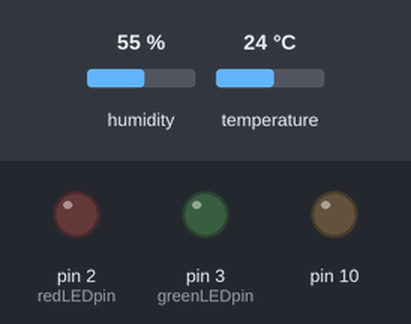
The sketch below on a simulated Arduino Uno, built with avr-gcc and run on an emulated ATmega328P. Shown: output pins drawn as LEDs (lit = HIGH). The test bench sets the inputs (shaded band); at power-on: humidity 55 %, temperature 24 °C. The local clock reads 2024-03-15 10:24:30 at power-on unless the sketch sets it; storage starts empty; what the sketch prints to the serial monitor is not drawn.

Above: at 5.0 s.
Timing chart, 0 to 13.0 s (numbered marks = the images above):
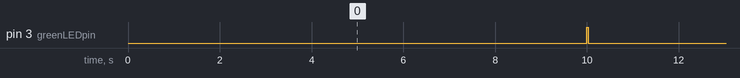

The sketch:

logger.ino
```cpp
//By Jeremy S. Cook
//Combination of code from Adafruit Light and Temp logger:
//https://github.com/adafruit/Light-and-Temp-logger
//RTClib example and DHT11 example found here:
//https://learn.adafruit.com/dht/overview

#include <SPI.h>
#include <SD.h>
#include <Wire.h>
#include "RTClib.h"
#include "SHT85.h"

#define SHT85_ADDRESS         0x44
SHT85 sht;

#define LOG_INTERVAL  10000 // mills between entries (reduce to take more/faster data)
#define SYNC_INTERVAL 10000 // mills between calls to flush() - to write data to the card
uint32_t syncTime = 0; // time of last sync()

#define ECHO_TO_SERIAL   1 // echo data to serial port
#define WAIT_TO_START    0 // Wait for serial input in setup()

// the digital pins that connect to the LEDs
#define redLEDpin 2
#define greenLEDpin 3

RTC_PCF8523 RTC; // define the Real Time Clock object

// for the data logging shield, we use digital pin 10 for the SD cs line
const int chipSelect = 10;

// the logging file
File logfile;

void error(char *str)
{
  Serial.print("error: ");
  Serial.println(str);

  // red LED indicates error
  digitalWrite(redLEDpin, HIGH);

  while(1);
}

void setup(void)
{
  Serial.begin(115200);
  Serial.println();

  // use debugging LEDs
  pinMode(redLEDpin, OUTPUT);
  pinMode(greenLEDpin, OUTPUT);

#if WAIT_TO_START
  Serial.println("Type any character to start");
  while (!Serial.available());
#endif //WAIT_TO_START

  // initialize the SD card
  Serial.print("Initializing SD card...");
  // make sure that the default chip select pin is set to
  // output, even if you don't use it:
  pinMode(10, OUTPUT);

  // see if the card is present and can be initialized:
  if (!SD.begin(chipSelect)) {
    error("Card failed, or not present");
  }
  Serial.println("card initialized.");

  // create a new file
  char filename[] = "LOGGER00.CSV";
  for (uint8_t i = 0; i < 100; i++) {
    filename[6] = i/10 + '0';
    filename[7] = i%10 + '0';
    if (! SD.exists(filename)) {
      // only open a new file if it doesn't exist
      logfile = SD.open(filename, FILE_WRITE);
      break;  // leave the loop!
    }
  }

  if (! logfile) {
    error("couldnt create file");
  }

  Serial.print("Logging to: ");
  Serial.println(filename);

  // connect to RTC
  Wire.begin();
  if (!RTC.begin()) {
    logfile.println("RTC failed");
#if ECHO_TO_SERIAL
    Serial.println("RTC failed");
#endif  //ECHO_TO_SERIAL
  }

  sht.begin(SHT85_ADDRESS);
  Wire.setClock(100000);

  logfile.println("millis,stamp,datetime,temp,humidity");
#if ECHO_TO_SERIAL
  Serial.println("millis,stamp,datetime,temp,humidity");
#endif //ECHO_TO_SERIAL
}

void loop(void)
{
  DateTime now;

  sht.read();

  // delay for the amount of time we want between readings
  delay((LOG_INTERVAL -1) - (millis() % LOG_INTERVAL));

  digitalWrite(greenLEDpin, HIGH);

  // log milliseconds since starting
  uint32_t m = millis();
  logfile.print(m);           // milliseconds since start
  logfile.print(", ");
#if ECHO_TO_SERIAL
  Serial.print(m);         // milliseconds since start
  Serial.print(", ");
#endif

  // fetch the time
  now = RTC.now();
  // log time
  logfile.print(now.unixtime()); // seconds since 1/1/1970
  logfile.print(", ");
  logfile.print('"');
  logfile.print(now.year(), DEC);
  logfile.print("/");
  logfile.print(now.month(), DEC);
  logfile.print("/");
  logfile.print(now.day(), DEC);
  logfile.print(" ");
  logfile.print(now.hour(), DEC);
  logfile.print(":");
  logfile.print(now.minute(), DEC);
  logfile.print(":");
  logfile.print(now.second(), DEC);
  logfile.print('"');
#if ECHO_TO_SERIAL
  Serial.print(now.unixtime()); // seconds since 1/1/1970
  Serial.print(", ");
  Serial.print('"');
  Serial.print(now.year(), DEC);
  Serial.print("/");
  Serial.print(now.month(), DEC);
  Serial.print("/");
  Serial.print(now.day(), DEC);
  Serial.print(" ");
  Serial.print(now.hour(), DEC);
  Serial.print(":");
  Serial.print(now.minute(), DEC);
  Serial.print(":");
  Serial.print(now.second(), DEC);
  Serial.print('"');
#endif //ECHO_TO_SERIAL

//log temperature and humidity

  float temperatureF = sht.getTemperature();
  float humidity = sht.getHumidity(); //read humidity

  logfile.print(", ");
  logfile.print(temperatureF);
  logfile.print(", ");
  logfile.print(humidity);
#if ECHO_TO_SERIAL
  Serial.print(", ");
  Serial.print(temperatureF);
  Serial.print(", ");
  Serial.print(humidity);
#endif //ECHO_TO_SERIAL


  logfile.println();
#if ECHO_TO_SERIAL
  Serial.println();
#endif // ECHO_TO_SERIAL

  digitalWrite(greenLEDpin, LOW);

  // Now we write data to disk! Don't sync too often - requires 2048 bytes of I/O to SD card
  // which uses a bunch of power and takes time
  if ((millis() - syncTime) < SYNC_INTERVAL) return;
  syncTime = millis();

  // blink LED to show we are syncing data to the card & updating FAT!
  digitalWrite(redLEDpin, HIGH);
  logfile.flush();
  digitalWrite(redLEDpin, LOW);
}
```

Measured:
- by itself, pin 3 (greenLEDpin): alternates HIGH for 0.03 s and LOW for 10.0 s
